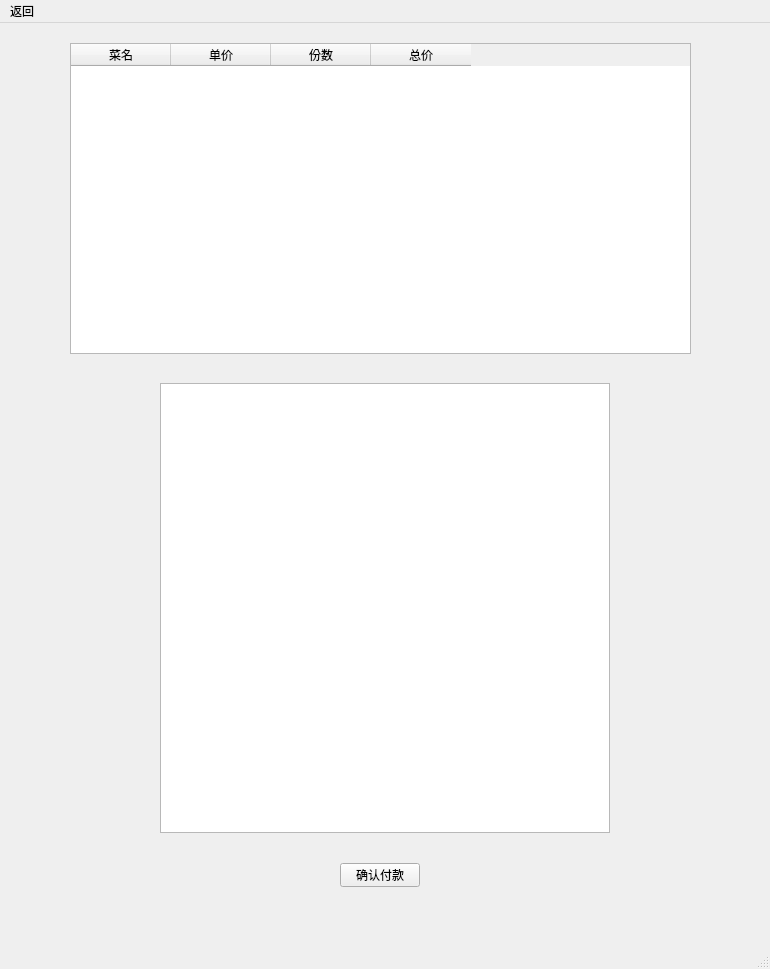
<?xml version="1.0" encoding="UTF-8"?>
<ui version="4.0">
 <class>thirdwindow_toc</class>
 <widget class="QMainWindow" name="thirdwindow_toc">
  <property name="geometry">
   <rect>
    <x>0</x>
    <y>0</y>
    <width>770</width>
    <height>969</height>
   </rect>
  </property>
  <property name="windowTitle">
   <string>MainWindow</string>
  </property>
  <widget class="QWidget" name="centralwidget">
   <widget class="QTableWidget" name="bill">
    <property name="geometry">
     <rect>
      <x>70</x>
      <y>20</y>
      <width>621</width>
      <height>311</height>
     </rect>
    </property>
    <property name="rowCount">
     <number>0</number>
    </property>
    <property name="columnCount">
     <number>4</number>
    </property>
    <column>
     <property name="text">
      <string>菜名</string>
     </property>
    </column>
    <column>
     <property name="text">
      <string>单价</string>
     </property>
    </column>
    <column>
     <property name="text">
      <string>份数</string>
     </property>
    </column>
    <column>
     <property name="text">
      <string>总价</string>
     </property>
    </column>
   </widget>
   <widget class="QGraphicsView" name="QRcode">
    <property name="geometry">
     <rect>
      <x>160</x>
      <y>360</y>
      <width>450</width>
      <height>450</height>
     </rect>
    </property>
    <property name="minimumSize">
     <size>
      <width>450</width>
      <height>450</height>
     </size>
    </property>
    <property name="maximumSize">
     <size>
      <width>450</width>
      <height>450</height>
     </size>
    </property>
   </widget>
   <widget class="QPushButton" name="pushButton">
    <property name="geometry">
     <rect>
      <x>340</x>
      <y>840</y>
      <width>80</width>
      <height>24</height>
     </rect>
    </property>
    <property name="text">
     <string>确认付款</string>
    </property>
   </widget>
  </widget>
  <widget class="QMenuBar" name="menubar">
   <property name="geometry">
    <rect>
     <x>0</x>
     <y>0</y>
     <width>770</width>
     <height>21</height>
    </rect>
   </property>
   <widget class="QMenu" name="menu">
    <property name="title">
     <string>返回</string>
    </property>
   </widget>
   <addaction name="menu"/>
  </widget>
  <widget class="QStatusBar" name="statusbar"/>
 </widget>
 <resources/>
 <connections/>
</ui>
